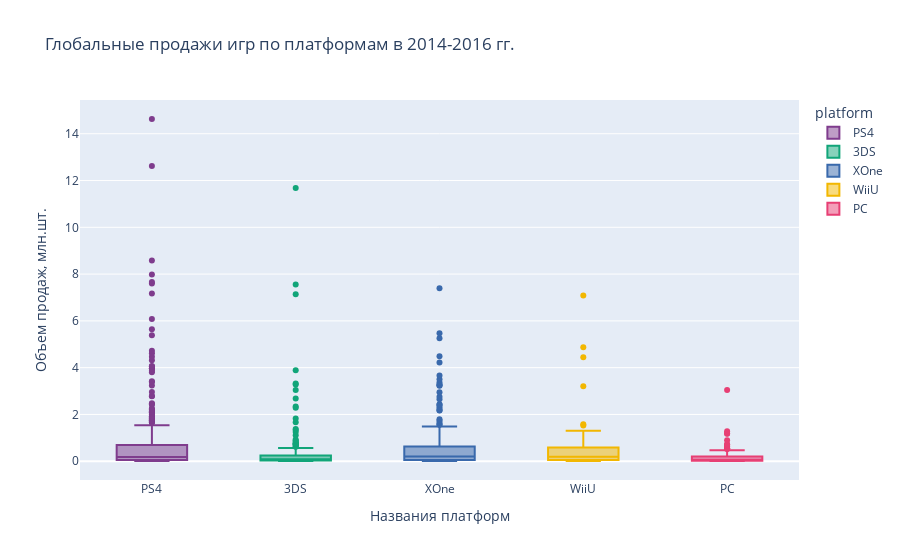

Here is the notebook cell this chart was saved with:
### Markdown cell above
Построим интерактивный график с боксплотами по глобальным продажам игр по каждой платформе:

### Code cell
fig = px.box(platforms,
             x='platform',
             y='total_sales',
             color='platform',
             color_discrete_sequence=px.colors.qualitative.Bold,
             title='Глобальные продажи игр по платформам в 2014-2016 гг.')
fig.update_layout(
    xaxis_title='Названия платформ',
    yaxis_title='Объем продаж, млн.шт.'
)
fig.show()

### Figure 1 — Plotly figure (JSON) as saved in the notebook; plotly's stock layout.template omitted (floating-point values rounded to 4 significant figures; data arrays with more than 128 entries replaced by an {"elided": "..."} marker saying what was removed)
{"data": [{"alignmentgroup": "True", "hovertemplate": "platform=%{x}<br>total_sales=%{y}<extra></extra>", "legendgroup": "PS4", "marker": {"color": "rgb(127, 60, 141)"}, "name": "PS4", "notched": false, "offsetgroup": "PS4", "orientation": "v", "showlegend": true, "type": "box", "x": {"elided": "376 str values"}, "x0": " ", "xaxis": "x", "y": {"elided": "376 float values"}, "y0": " ", "yaxis": "y"}, {"alignmentgroup": "True", "hovertemplate": "platform=%{x}<br>total_sales=%{y}<extra></extra>", "legendgroup": "3DS", "marker": {"color": "rgb(17, 165, 121)"}, "name": "3DS", "notched": false, "offsetgroup": "3DS", "orientation": "v", "showlegend": true, "type": "box", "x": {"elided": "212 str values"}, "x0": " ", "xaxis": "x", "y": {"elided": "212 float values"}, "y0": " ", "yaxis": "y"}, {"alignmentgroup": "True", "hovertemplate": "platform=%{x}<br>total_sales=%{y}<extra></extra>", "legendgroup": "XOne", "marker": {"color": "rgb(57, 105, 172)"}, "name": "XOne", "notched": false, "offsetgroup": "XOne", "orientation": "v", "showlegend": true, "type": "box", "x": {"elided": "228 str values"}, "x0": " ", "xaxis": "x", "y": {"elided": "228 float values"}, "y0": " ", "yaxis": "y"}, {"alignmentgroup": "True", "hovertemplate": "platform=%{x}<br>total_sales=%{y}<extra></extra>", "legendgroup": "WiiU", "marker": {"color": "rgb(242, 183, 1)"}, "name": "WiiU", "notched": false, "offsetgroup": "WiiU", "orientation": "v", "showlegend": true, "type": "box", "x": ["WiiU", "WiiU", "WiiU", "WiiU", "WiiU", "WiiU", "WiiU", "WiiU", "WiiU", "WiiU", "WiiU", "WiiU", "WiiU", "WiiU", "WiiU", "WiiU", "WiiU", "WiiU", "WiiU", "WiiU", "WiiU", "WiiU", "WiiU", "WiiU", "WiiU", "WiiU", "WiiU", "WiiU", "WiiU", "WiiU", "WiiU", "WiiU", "WiiU", "WiiU", "WiiU", "WiiU", "WiiU", "WiiU", "WiiU", "WiiU", "WiiU", "WiiU", "WiiU", "WiiU", "WiiU", "WiiU", "WiiU", "WiiU", "WiiU", "WiiU", "WiiU", "WiiU", "WiiU", "WiiU", "WiiU", "WiiU", "WiiU", "WiiU", "WiiU", "WiiU", "WiiU", "WiiU", "WiiU", "WiiU", "WiiU", "WiiU", "WiiU", "WiiU", "WiiU", "WiiU", "WiiU", "WiiU", "WiiU"], "x0": " ", "xaxis": "x", "y": [7.09, 4.87, 4.44, 3.21, 1.58, 1.53, 1.3, 1.23, 1.19, 1.03, 1.01, 0.84, 0.76, 0.73, 0.7, 0.67, 0.65, 0.64, 0.57, 0.53, 0.52, 0.51, 0.48, 0.46, 0.46, 0.44, 0.42, 0.42, 0.38, 0.37, 0.34, 0.31, 0.27, 0.25, 0.24, 0.22, 0.19, 0.19, 0.15, 0.13, 0.12, 0.11, 0.11, 0.1, 0.09, 0.1, 0.09, 0.09, 0.08, 0.07, 0.06, 0.06, 0.06, 0.07, 0.05, 0.05, 0.05, 0.03, 0.03, 0.03, 0.03, 0.03, 0.02, 0.02, 0.02, 0.02, 0.01, 0.01, 0.01, 0.01, 0.01, 0.01, 0.01], "y0": " ", "yaxis": "y"}, {"alignmentgroup": "True", "hovertemplate": "platform=%{x}<br>total_sales=%{y}<extra></extra>", "legendgroup": "PC", "marker": {"color": "rgb(231, 63, 116)"}, "name": "PC", "notched": false, "offsetgroup": "PC", "orientation": "v", "showlegend": true, "type": "box", "x": {"elided": "151 str values"}, "x0": " ", "xaxis": "x", "y": {"elided": "151 float values"}, "y0": " ", "yaxis": "y"}], "layout": {"boxmode": "overlay", "legend": {"title": {"text": "platform"}, "tracegroupgap": 0}, "title": {"text": "Глобальные продажи игр по платформам в 2014-2016 гг."}, "xaxis": {"anchor": "y", "categoryarray": ["PS4", "3DS", "XOne", "WiiU", "PC"], "categoryorder": "array", "domain": [0, 1], "title": {"text": "Названия платформ"}}, "yaxis": {"anchor": "x", "domain": [0, 1], "title": {"text": "Объем продаж, млн.шт."}}}}
